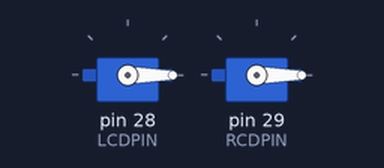
Bench run of a sketch on a simulated Arduino Mega 2560, built with avr-gcc and run on an emulated ATmega2560. On the bench: 2 × servo.

Above: at 0.05 s.
Timing chart, 0 to 4.6 s (numbered marks = the images above):
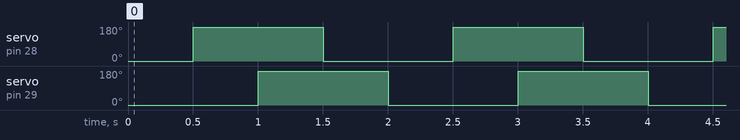

The sketch:

Chip_Dispenser.ino
```cpp
#include <Servo.h>

Servo leftDisp, rightDisp;

int LCDPIN = 28;
int RCDPIN = 29;

void initDisp(){
leftDisp.write(0);
rightDisp.write(0);

leftDisp.attach(LCDPIN);
rightDisp.attach(RCDPIN);
}

void openLeft(){
  leftDisp.write(180);
}

void openRight(){
  rightDisp.write(180);
}

void closeLeft(){
  leftDisp.write(0);
}

void closeRight(){
  rightDisp.write(0);
}


void setup() {
  // put your setup code here, to run once:
  initDisp();
}

void loop() {
  // put your main code here, to run repeatedly:
  delay(500);
  openLeft();
  delay(500);
  openRight();
  delay(500);
  closeLeft();
  delay(500);
  closeRight();
}
```

Measured:
- by itself, servo on pin 28 (LCDPIN), servo on pin 29 (RCDPIN): alternates 180° for 1.0 s and 0° for 1.0 s
